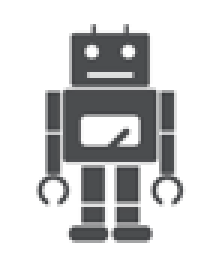
#> input picture SungYoon/1.jpg, 66 x 86 px (shown 3 times larger)
$ python t5.py
#> lines starting #> are read from the running program, lines starting #| are printed output that depends on the picture; pictures that were not available may be replaced by others from this repository, and a replacement may not be noted
#-*- coding:utf-8 -*-
import cv2
import numpy as np
from skimage.transform import resize

img1 = cv2.imread('./1.jpg')
#> img1 is the input picture: shape (86, 66, 3); mean B, G, R 200.3, 199.7, 199.2
img2 = cv2.imread('./2.jpg')
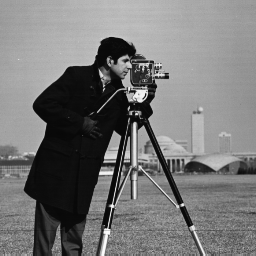
#> input picture SungYoon/test/img/camera.bmp, 256 x 256 px, given in place of 2.jpg, which was not available
#> img2 is the input picture: shape (256, 256, 3); min 7, max 253, mean 118.7

res1 = resize(img1, (640,640))
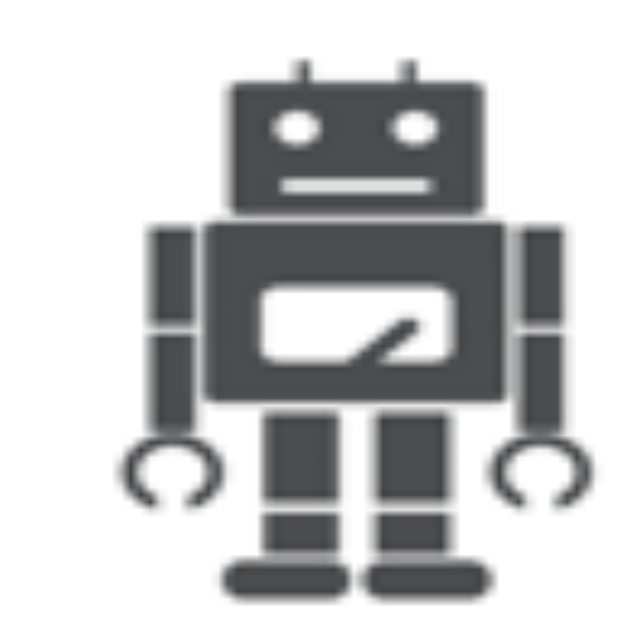
#> res1: shape (640, 640, 3) float64; mean B, G, R 0.786, 0.783, 0.781
res2 = resize(img2, (640,640))
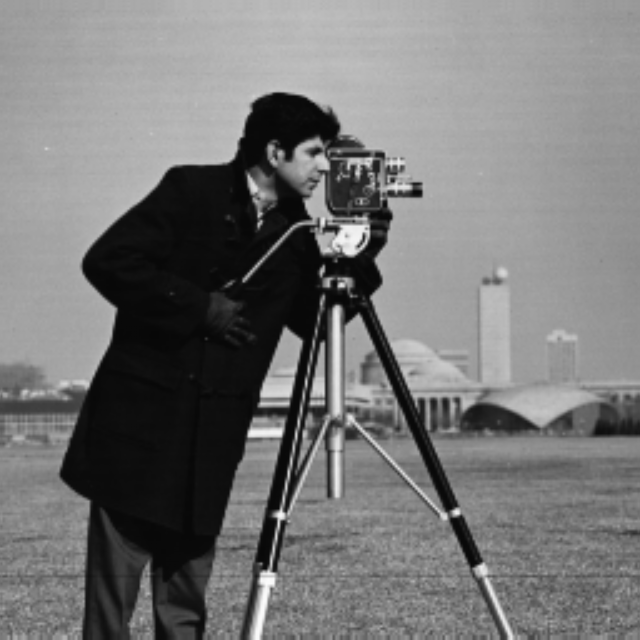
#> res2: shape (640, 640, 3) float64; min 0.0278, max 0.986, mean 0.466

def nothing(x):
    pass

cv2.namedWindow('image')
cv2.createTrackbar('W', 'image', 0, 100, nothing)
#> slider 'W' is set to 33

while True:

    w = cv2.getTrackbarPos('W','image')

    dst = cv2.addWeighted(res1,float(100-w) * 0.01, res2,float(w) * 0.01,0)
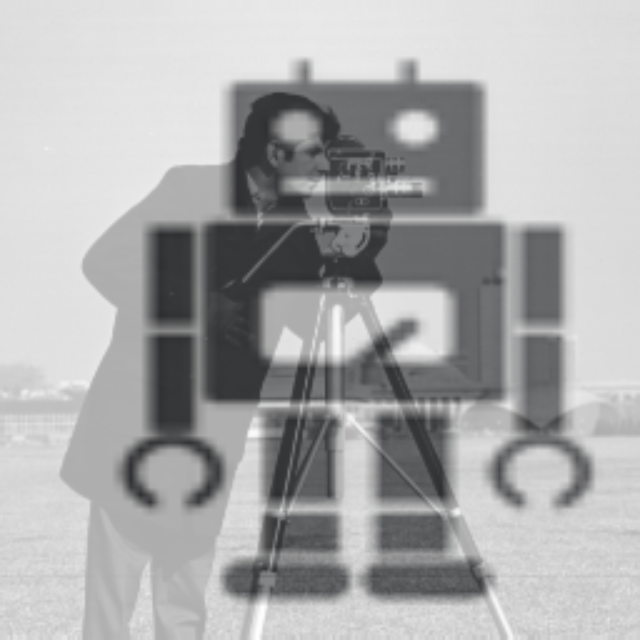
#> dst: shape (640, 640, 3) float64; mean B, G, R 0.68, 0.678, 0.677

    cv2.imshow('dst', dst)

    if cv2.waitKey(1) &0xFF == 27:
#> (key Esc is pressed here)
        break;

cv2.destroyAllWindows()
